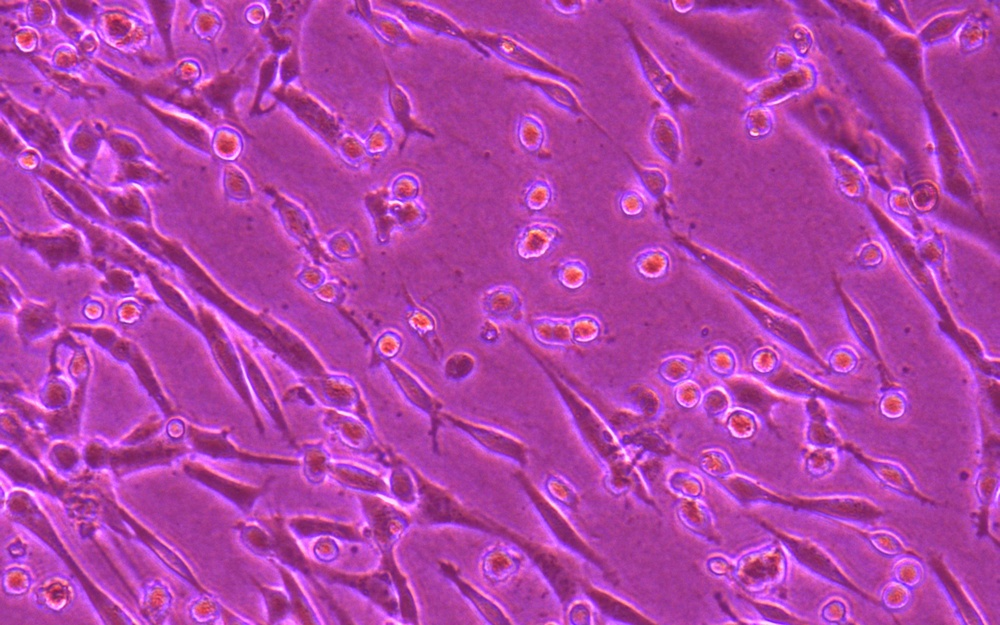
%> input picture 48Hrs/1_20x.jpg, 1000 x 625 px, shrunk from 1920 x 1200 before the run
$ octave Major_Axis_Line.m   (GNU Octave 9; MATLAB toolbox functions it lacks are replaced by stand-ins)
%> lines starting %> are read from the running program, lines starting %| are printed output that depends on the picture; in (x1, y1, x2, y2) boxes, pixels count from 0 and x2, y2 are one past the last pixel; in counts of white or black regions, pixels touching at a corner belong together; the program's own positions count from 1
% Step 1: Load and preprocess image
img = imread('1_20x.jpg');
%> img is the input picture: size 625x1000x3 uint8; mean R, G, B 176.1, 65.8, 168
gray = rgb2gray(img);                  % Convert to grayscale
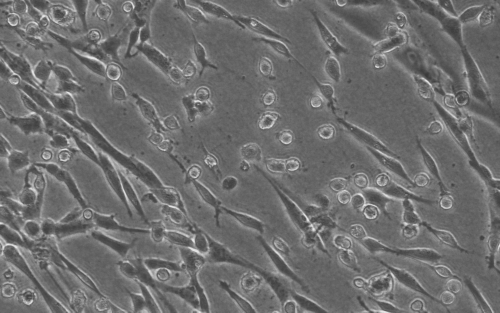
%> gray: size 625x1000 uint8 (shown at 1/2 size); min 58, max 234, mean 110.4
bw = imbinarize(gray);                 % Threshold to binary
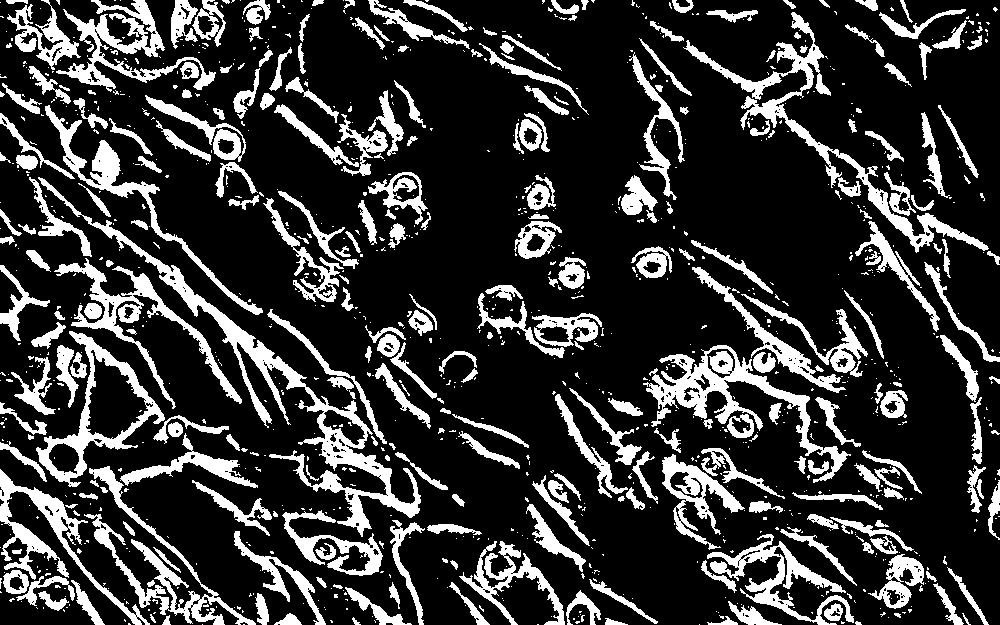
%> bw: size 625x1000 logical; 21.1% white; 1112 white regions (829 under 20 px), largest, box (x1, y1, x2, y2) and area: (38, 177, 421, 537) 8681, (683, 12, 989, 253) 5654, (643, 345, 851, 483) 5325
bw = imfill(bw, 'holes');              % Fill holes in cells
%> bw: size 625x1000 logical; 22.7% white; 1101 white regions (818 under 20 px), largest, box (x1, y1, x2, y2) and area: (38, 177, 421, 537) 9558, (36, 331, 165, 487) 7193, (643, 345, 851, 483) 5856
bw = bwareaopen(bw, 50);               % Remove small noise
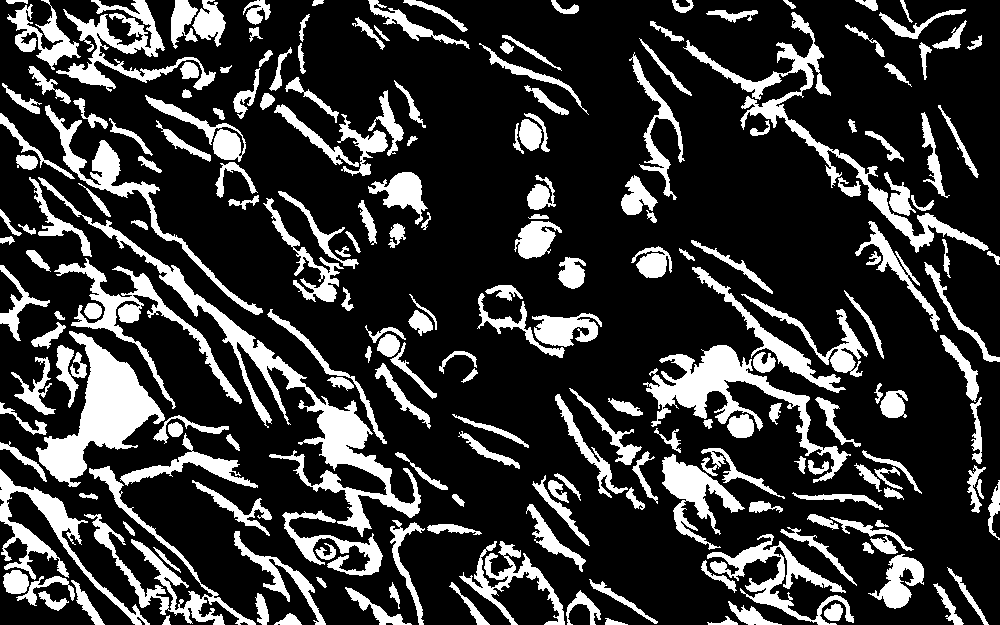
%> bw: size 625x1000 logical; 21.7% white; 211 white regions, largest, box (x1, y1, x2, y2) and area: (38, 177, 421, 537) 9558, (36, 331, 165, 487) 7193, (643, 345, 851, 483) 5856
% Step 2: Label connected components
labeled = bwlabel(bw);
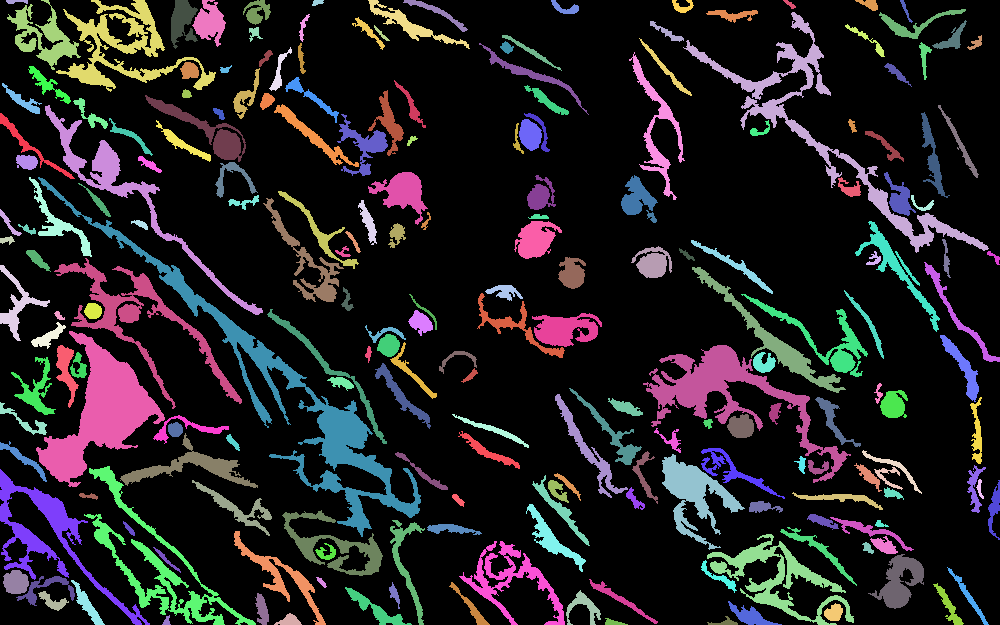
%> labeled: size 625x1000 double; 212 distinct labels, from 0 to 211; one colour per label, 0 black
stats = regionprops(labeled, 'Eccentricity', 'MajorAxisLength', ...
                               'MinorAxisLength', 'Area', 'PixelIdxList');
%> stats = 211 regions; largest, Area, MajorAxisLength, MinorAxisLength and Eccentricity: 9558 471.8 76.77 0.987, 7193 154.5 88.99 0.817, 5856 217.9 86.15 0.919, 5753 380.3 104 0.962, 3994 223.9 73.71 0.944
% Step 3: Create a new binary mask (non-circular only)
eccentricityThreshold = 0.7;   % You can tune this threshold!
filteredMask = false(size(bw));
for i = 1:length(stats)
    ecc = stats(i).Eccentricity;
    if ecc > eccentricityThreshold
        % Keep elliptical (non-circular) cells
        filteredMask(stats(i).PixelIdxList) = true;
    end
end
%> this loop made 211 passes
%> ecc on passes 1 to 3: 0.994, 0.985, 0.893
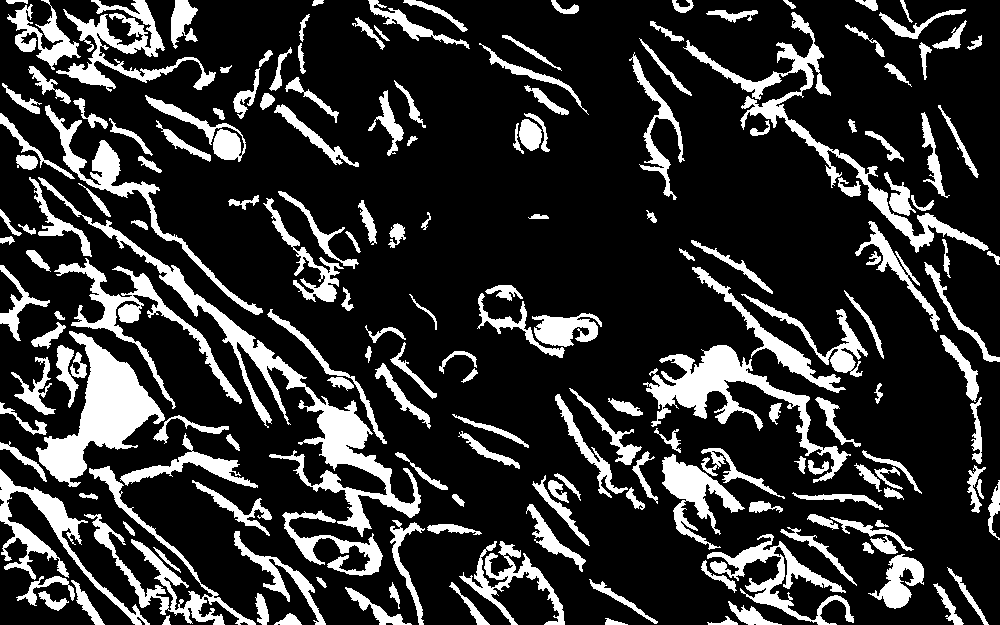
%> filteredMask: size 625x1000 logical; 19.7% white; 184 white regions, largest, box (x1, y1, x2, y2) and area: (38, 177, 421, 537) 9558, (36, 331, 165, 487) 7193, (643, 345, 851, 483) 5856
% Step 4: Visualize result
figure;
subplot(1,3,1); imshow(img); title('Original Image');
subplot(1,3,2); imshow(bw); title('All Cells (Binary)');
subplot(1,3,3); imshow(filteredMask); title('Elliptical Cells Only');
% Step 5: (Optional) Save the output image
imwrite(filteredMask, 'elliptical_cells_only.png');
fprintf('Removed round cells. Retained %d elliptical shapes.\n', bwconncomp(filteredMask).NumObjects);
%| Removed round cells. Retained 184 elliptical shapes.


% Step 1: Label filtered elliptical cells
labeledEllipses = bwlabel(filteredMask);
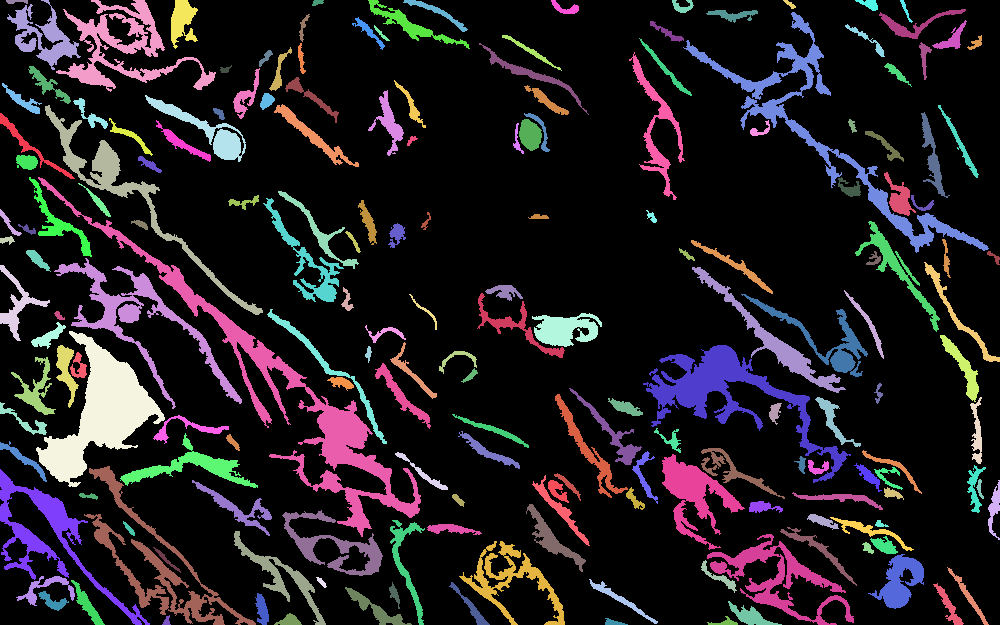
%> labeledEllipses: size 625x1000 double; 185 distinct labels, from 0 to 184; one colour per label, 0 black
% Step 2: Get major axis info
props = regionprops(labeledEllipses, 'Centroid', 'Orientation', 'MajorAxisLength');
%> props = 184 regions; first 5, Centroid, MajorAxisLength and Orientation: [30.5 146.2] 109.7 -41.03, [9.8 224.4] 36.97 -53.55, [7.7 240.6] 15.99 3.79, [18 305.9] 70.21 87.72, [25.7 422.2] 66.44 -28.81
% Step 3: Display original image and overlay lines
imshow(img); hold on;
title('Elliptical Cells with Major Axis Lines');
for i = 1:length(props)
    % Extract properties
    center = props(i).Centroid;
    angle_deg = props(i).Orientation;
    angle_rad = deg2rad(-angle_deg); % Negative because image Y axis goes down
    majorLen = props(i).MajorAxisLength;
    % Compute endpoints of the major axis line
    dx = (majorLen / 2) * cos(angle_rad);
    dy = (majorLen / 2) * sin(angle_rad);
    x1 = center(1) - dx;
    y1 = center(2) - dy;
    x2 = center(1) + dx;
    y2 = center(2) + dy;
    % Plot the line
    plot([x1, x2], [y1, y2], 'g-', 'LineWidth', 2);
    % (Optional) Mark the center
    plot(center(1), center(2), 'b+', 'MarkerSize', 5, 'LineWidth', 1.5);
end
%> this loop made 184 passes
%> (center, angle_deg, angle_rad, majorLen, dx, dy, x1, y1) on passes 1 to 3: ([30.46 146.2], -41.03, 0.716, 109.7, 41.37, 36.01, -10.91, 110.2), ([9.8 224.4], -53.55, 0.935, 36.97, 10.98, 14.87, -1.18, 209.5), ([7.7 240.6], 3.79, -0.0661, 15.99, 7.98, -0.528, -0.277, 241.2)
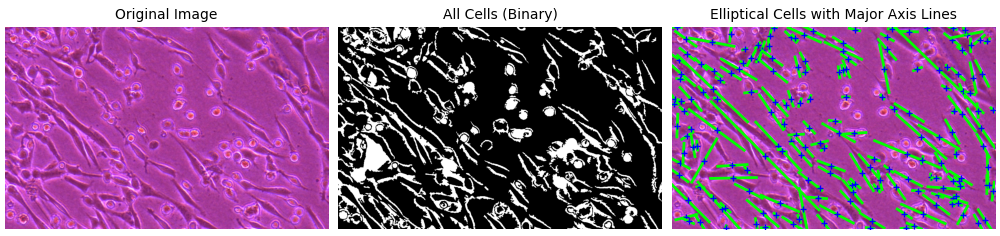
%> figure redrawn from the program's plot data, 3 panels

$ run again, with 48Hrs/10_10x.jpg copied over 48Hrs/1_20x.jpg
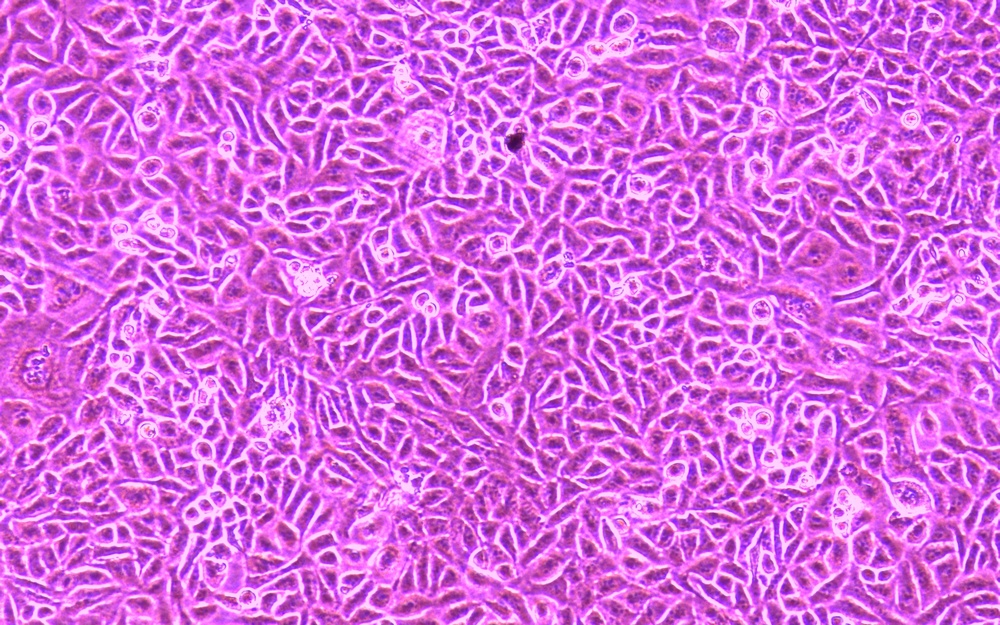
%> input picture 48Hrs/10_10x.jpg, 1000 x 625 px, shrunk from 1920 x 1200 before the run
%> img is the input picture: size 625x1000x3 uint8; mean R, G, B 213, 105.8, 222.3
%> labeled: size 625x1000 double; 82 distinct labels, from 0 to 81
%> stats = 81 regions; largest, Area, MajorAxisLength, MinorAxisLength and Eccentricity: 404342 954 645.7 0.736, 40612 401.9 256.1 0.771, 3008 100.9 63.36 0.778, 1329 138.2 48.39 0.937, 1298 78.94 66.27 0.543
%> the loop `for i = 1:length(stats)` made 81 passes
%> ecc on passes 1 to 8: 0.842, 0.973, 0.937, 0.736, 0.943, 0.925, 0.988, 0.888
%| Removed round cells. Retained 75 elliptical shapes.
%> `labeledEllipses = bwlabel(filteredMask);`:
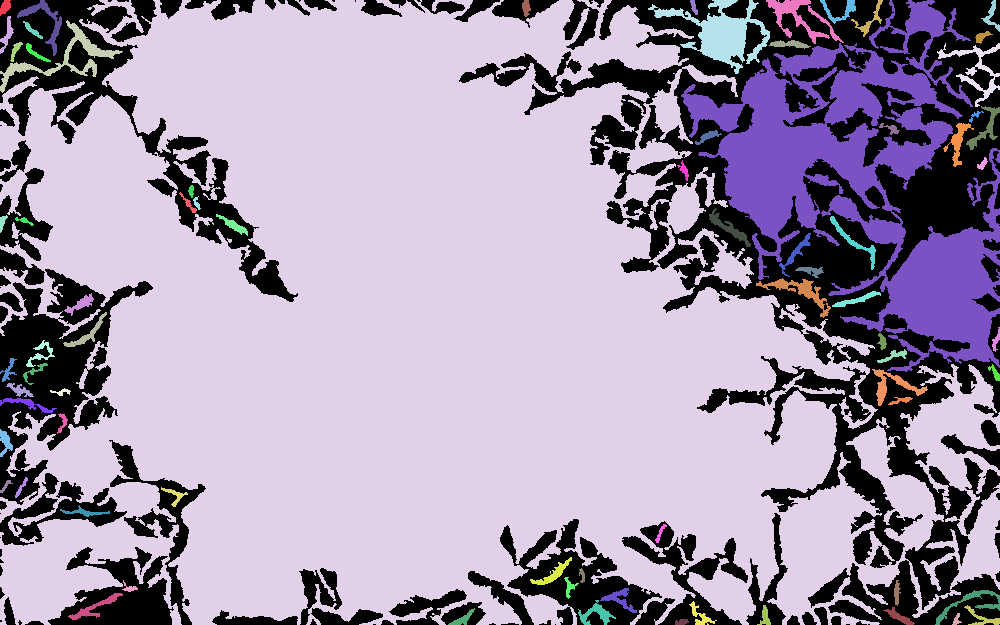
%> labeledEllipses: size 625x1000 double; 76 distinct labels, from 0 to 75; one colour per label, 0 black
%> props = 75 regions; first 5, Centroid, MajorAxisLength and Orientation: [5.9 7.6] 16.99 60.57, [7.7 35.3] 39.14 75.63, [64.8 58.9] 138.2 16.34, [429.6 335.3] 954 -16.35, [3.2 222.9] 18.64 74.66
%> the loop `for i = 1:length(props)` made 75 passes
%> (center, angle_deg, angle_rad, majorLen, dx, dy, x1, y1) on passes 1 to 7: ([5.86 7.64], 60.57, -1.06, 16.99, 4.18, -7.4, 1.68, 15.04), ([7.65 35.25], 75.63, -1.32, 39.14, 4.86, -18.96, 2.8, 54.21), ([64.8 58.93], 16.34, -0.285, 138.2, 66.3, -19.44, -1.5, 78.37), ([429.6 335.3], -16.35, 0.285, 954, 457.7, 134.3, -28.12, 201), ([3.23 222.9], 74.66, -1.3, 18.64, 2.47, -8.99, 0.767, 231.9), ([9.15 371.2], 66.13, -1.15, 27.95, 5.65, -12.78, 3.49, 383.9), ([28.01 404.8], -13.03, 0.227, 61.06, 29.74, 6.89, -1.74, 397.9)
%> after the loop `for i = 1:length(props)`:
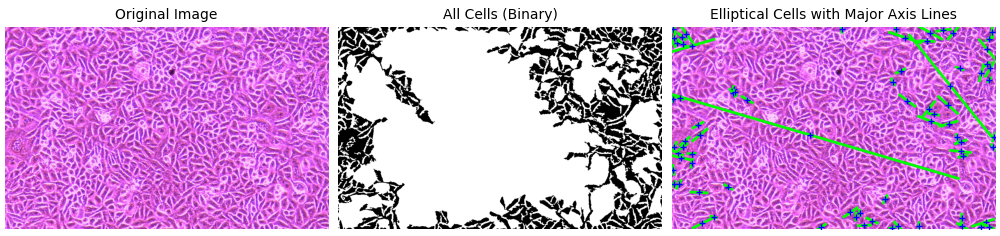
%> figure redrawn from the program's plot data, 3 panels

$ run again, with 48Hrs/10_20x.jpg copied over 48Hrs/1_20x.jpg
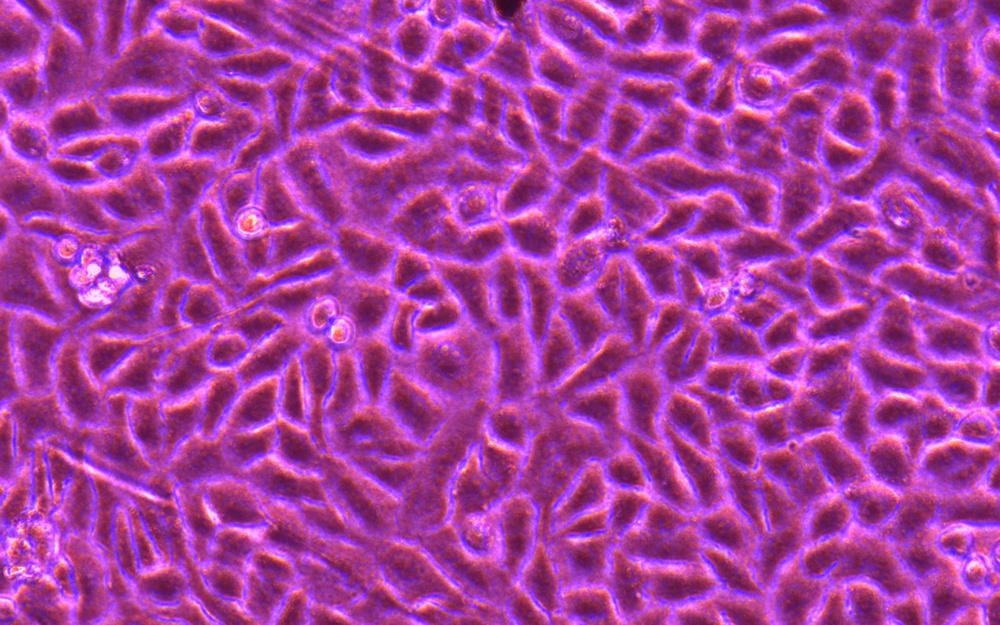
%> input picture 48Hrs/10_20x.jpg, 1000 x 625 px, shrunk from 1920 x 1200 before the run
%> img is the input picture: size 625x1000x3 uint8; mean R, G, B 167, 61.4, 158.4
%> labeled: size 625x1000 double; 60 distinct labels, from 0 to 59
%> stats = 59 regions; largest, Area, MajorAxisLength, MinorAxisLength and Eccentricity: 283084 1091.2 554.2 0.861, 8974 213.9 120 0.828, 8244 182.4 116 0.772, 5877 153 83.12 0.84, 5483 176.3 94.1 0.846
%> the loop `for i = 1:length(stats)` made 59 passes
%> ecc on passes 1 to 8: 0.861, 0.84, 0.903, 0.927, 0.912, 0.828, 0.964, 0.973
%| Removed round cells. Retained 53 elliptical shapes.
%> `labeledEllipses = bwlabel(filteredMask);`:
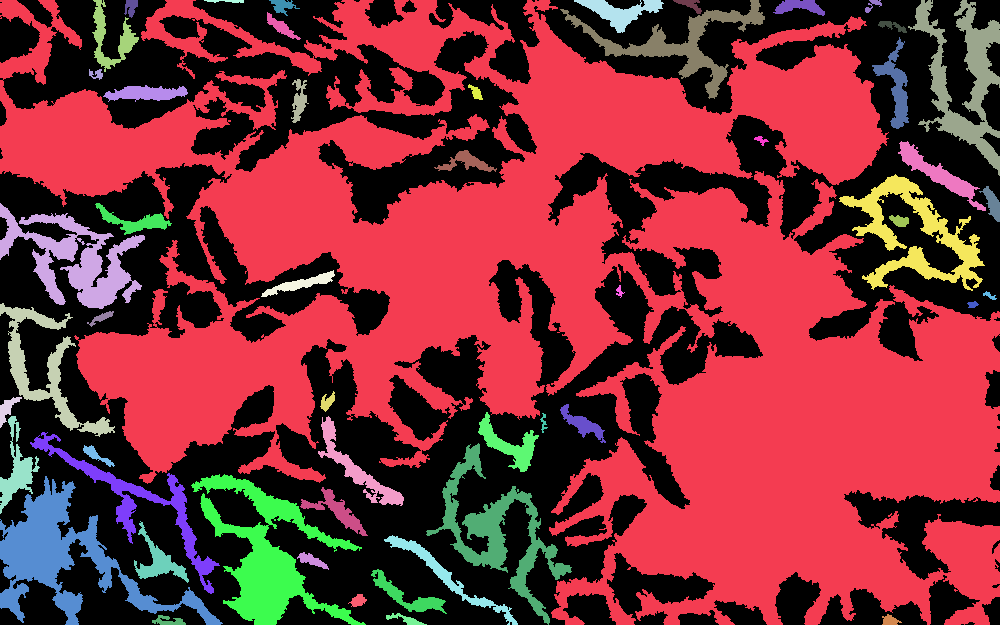
%> labeledEllipses: size 625x1000 double; 54 distinct labels, from 0 to 53; one colour per label, 0 black
%> props = 53 regions; first 5, Centroid, MajorAxisLength and Orientation: [565 303.7] 1091.2 -18.7, [75.6 260.6] 153 -27.24, [46.3 370.1] 171.9 -59.43, [7.8 409.5] 34.58 57.8, [17.5 470.8] 87.2 84.06
%> the loop `for i = 1:length(props)` made 53 passes
%> (center, angle_deg, angle_rad, majorLen, dx, dy, x1, y1) on passes 1 to 6: ([565 303.7], -18.7, 0.326, 1091.2, 516.8, 174.9, 48.14, 128.8), ([75.59 260.6], -27.24, 0.476, 153, 68.02, 35.02, 7.57, 225.6), ([46.29 370.1], -59.43, 1.04, 171.9, 43.71, 74, 2.58, 296.1), ([7.84 409.5], 57.8, -1.01, 34.58, 9.21, -14.63, -1.37, 424.1), ([17.52 470.8], 84.06, -1.47, 87.2, 4.51, -43.36, 13.01, 514.2), ([66.21 559], -24.95, 0.435, 213.9, 96.96, 45.1, -30.75, 513.9)
%> after the loop `for i = 1:length(props)`:
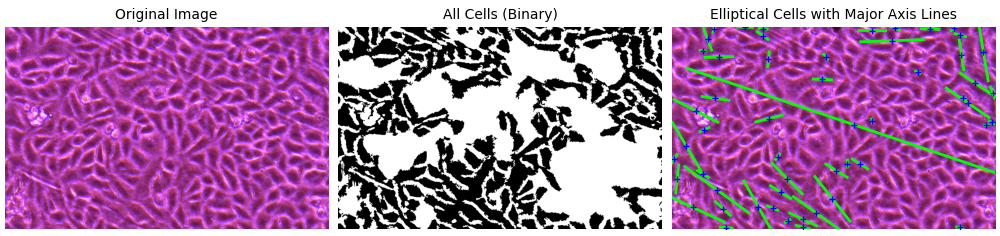
%> figure redrawn from the program's plot data, 3 panels
